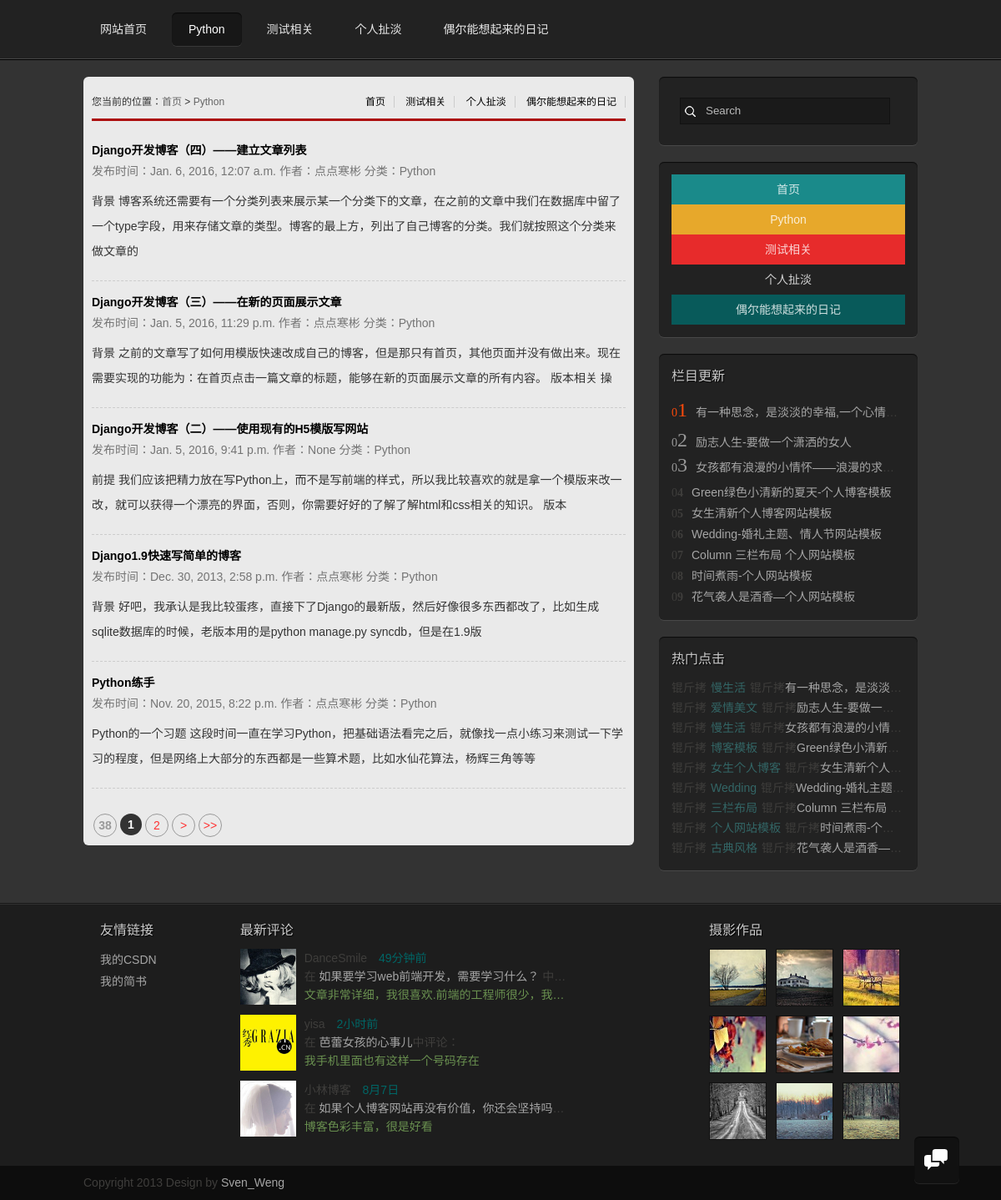
Before: /grzx/Python/ with the older database file.
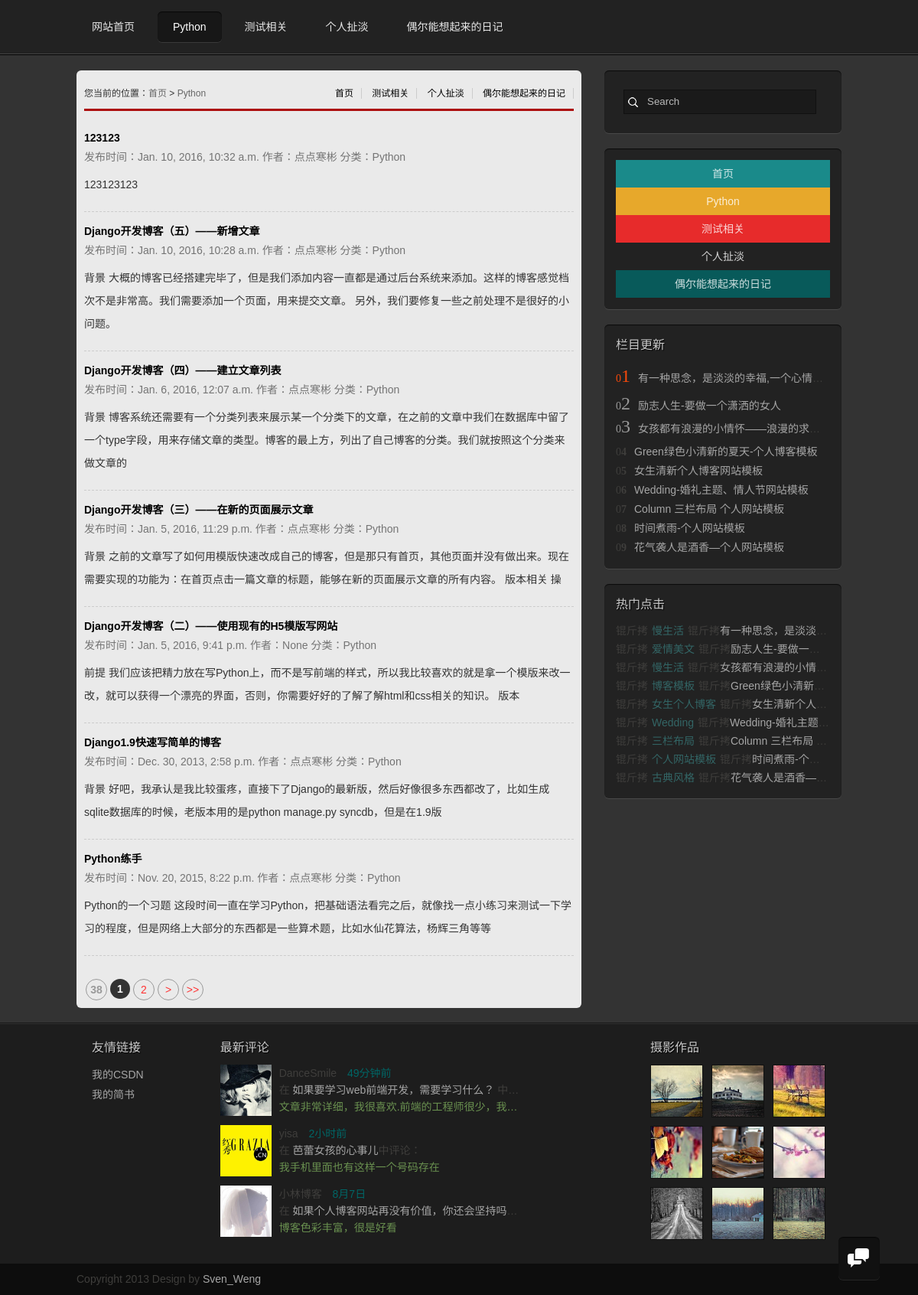
After: the same page with the newer database file.
### grzx/models.py (models this page shows)
class BlogBody(models.Model):
    blog_title = models.CharField(max_length=50)
    blog_body = models.TextField()
    blog_type = models.CharField(max_length=50)
    blog_timestamp = models.DateTimeField()
    blog_imgurl = models.CharField(max_length=50, blank=True, null=True)
    blog_author = models.CharField(max_length=20, null=True)

### grzx/views.py (the view)
def python(request):
    python_blog = BlogBody.objects.filter(blog_type='Python')[::-1]
    return render(request, 'python_list.html', {'python_blog': python_blog})

### grzx/templates/python_list.html
{% extends "base.html" %}
{% block bodycontent %}
<div id="mainbody">
  <div class="blogs">
    <div class="newlist">
  <h2><span>
      <a href="/">首页</a>
      <a href="/grzx/abouttest/">测试相关</a>
      <a href="/grzx/mytalk/">个人扯淡</a>
      <a href="/grzx/diary/">偶尔能想起来的日记</a>
</span>您当前的位置：<a href="/">首页</a>&nbsp;>&nbsp;<a href="/grzx/python/">Python</a></h2>
<ul>
    {% for x in python_blog %}
        <p class="ptit"><b><a href="{% url 'article' x.id %}"> {{ x.blog_title }}</a></b></p>
        <p class="ptime">发布时间：{{ x.blog_timestamp }} 作者：{{ x.blog_author }}  分类：{{ x.blog_type }} </p>
        <div class="pcon">{{ x.blog_body | slice:':100'}}</div>
        <div class="line"></div>
    {% endfor %}
</ul>
<div class="page">
    <a title="Total record"><b>38</b></a>
    <b>1</b><a href="/jstt/index_2.html">2</a>
    <a href="/jstt/index_2.html">></a>
    <a href="/jstt/index_2.html">>></a></div>
</div>
    <aside>
      <div class="search">
        <form class="searchform" method="get" action="#">
          <input type="text" name="s" value="Search" onfocus="this.value=''" onblur="this.value='Search'">
        </form>
      </div>
      <div class="sunnav">
        <ul>
          <li><a href="/">首页</a></li>
          <li><a href="/grzx/Python">Python</a></li>
          <li><a href="/grzx/abouttest">测试相关</a></li>
          <li><a href="/grzx/mytalk/">个人扯淡</a></li>
          <li><a href="/grzx/diary/">偶尔能想起来的日记</a></li>
        </ul>
      </div>
      <div class="tuijian">
        <h2>栏目更新</h2>
        <ol>
          <li><span><strong>1</strong></span><a href="/">有一种思念，是淡淡的幸福,一个心情一行文字</a></li>
          <li><span><strong>2</strong></span><a href="/">励志人生-要做一个潇洒的女人</a></li>
          <li><span><strong>3</strong></span><a href="/">女孩都有浪漫的小情怀――浪漫的求婚词</a></li>
          <li><span><strong>4</strong></span><a href="/">Green绿色小清新的夏天-个人博客模板</a></li>
          <li><span><strong>5</strong></span><a href="/">女生清新个人博客网站模板</a></li>
          <li><span><strong>6</strong></span><a href="/">Wedding-婚礼主题、情人节网站模板</a></li>
          <li><span><strong>7</strong></span><a href="/">Column 三栏布局 个人网站模板</a></li>
          <li><span><strong>8</strong></span><a href="/">时间煮雨-个人网站模板</a></li>
          <li><span><strong>9</strong></span><a href="/">花气袭人是酒香―个人网站模板</a></li>
        </ol>
      </div>
      <div class="clicks">
        <h2>热门点击</h2>
        <ol>
          <li><span><a href="/">慢生活</a></span><a href="/">有一种思念，是淡淡的幸福,一个心情一行文字</a></li>
          <li><span><a href="/">爱情美文</a></span><a href="/">励志人生-要做一个潇洒的女人</a></li>
          <li><span><a href="/">慢生活</a></span><a href="/">女孩都有浪漫的小情怀――浪漫的求婚词</a></li>
          <li><span><a href="/">博客模板</a></span><a href="/">Green绿色小清新的夏天-个人博客模板</a></li>
          <li><span><a href="/">女生个人博客</a></span><a href="/">女生清新个人博客网站模板</a></li>
          <li><span><a href="/">Wedding</a></span><a href="/">Wedding-婚礼主题、情人节网站模板</a></li>
          <li><span><a href="/">三栏布局</a></span><a href="/">Column 三栏布局 个人网站模板</a></li>
          <li><span><a href="/">个人网站模板</a></span><a href="/">时间煮雨-个人网站模板</a></li>
          <li><span><a href="/">古典风格</a></span><a href="/">花气袭人是酒香―个人网站模板</a></li>
        </ol>
      </div>
    </aside>
  </div>
</div>
{% endblock bodycontent %}

Changed rows visible on the page:
added BlogBody: blog_title "123123", blog_timestamp "Jan. 10, 2016, 10:32 a.m.", blog_author "点点寒彬", blog_type "Python", blog_body "123123123"
added BlogBody: blog_title "Django开发博客（五）——新增文章", blog_timestamp "Jan. 10, 2016, 10:28 a.m.", blog_author "点点寒彬", blog_type "Python", blog_body "背景 大概的博客已经搭建完毕了，但是我们添加内容一直都是通过后台系统来添加。这样的博客感觉档次不是非常高。我们需要添加一个页面，用来提交文章。 另外，我们要修复一些之前处理不是很好的小问题。"
